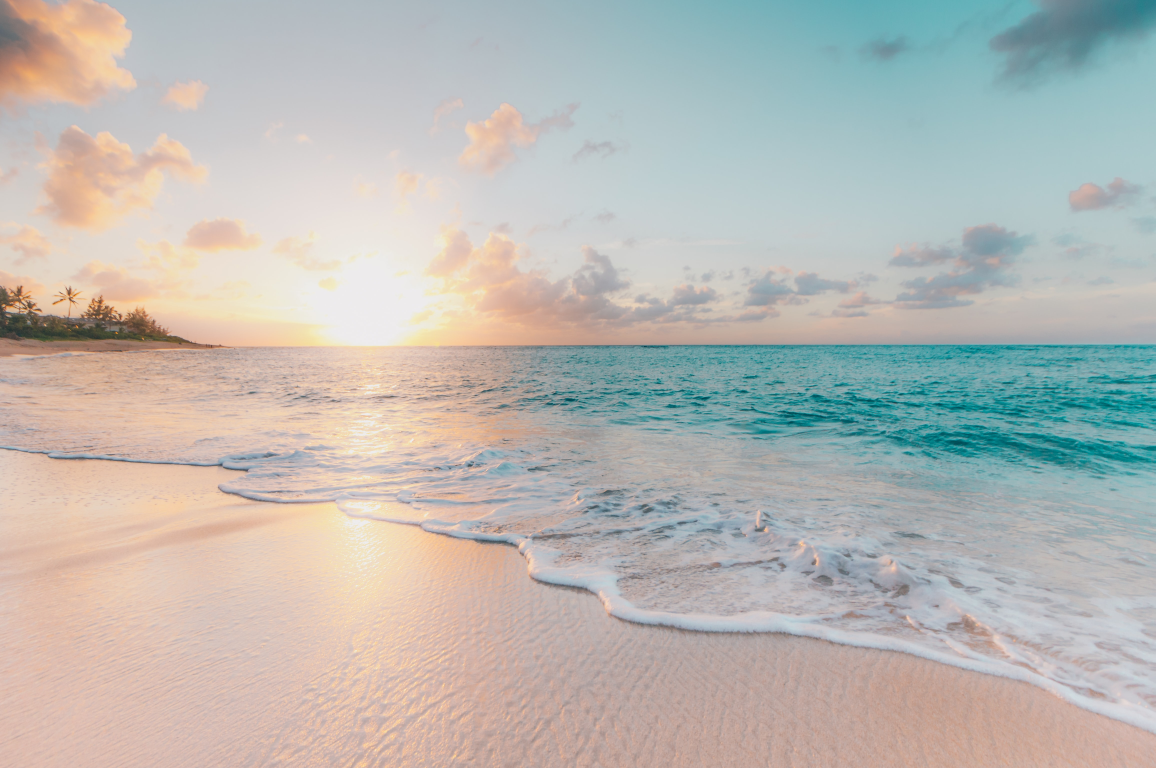
#> input picture Artificial Intellingence/Python/Coding Blocks/beach.jpg, 4621 x 3072 px (shown at 1/4 size)
$ jupyter execute 'Images using Open CV 1.ipynb'
#> lines starting #> are read from the running program, lines starting #| are printed output that depends on the picture
OpenCV -> https://opencv.org/

[cell 1]
# OpenCV will need to be installed, it can be installed using
# pip install opencv-python
import cv2
import matplotlib.pyplot as plt

[cell 2]
# Read an image in using cv2, this will read in an array of rgb values
# Each image will be a matrix that is 3 layers deep
img = cv2.imread('beach.jpg')
#> img is the input picture: shape (3072, 4621, 3); mean B, G, R 179.8, 184.8, 186.2

[cell 3]
# This shows the number of columns, rows and depth
print(img.shape)
#| (3072, 4621, 3)

[cell 4]
# # To see image in separate window
# # This takes 2 parameters, a window name and an image name
# window_name = 'image'
# cv2.imshow(window_name, img)

# # Waits for a user to press any key, this is needed to avoid Python
# # and the Jupyter kernel from crashing, the image will also not render
# # correctly
# cv2.waitKey(0)

# # Closes all open windows
# cv2.destroyAllWindows()

[cell 5]
# Using Matplotlib to render an image
# OpenCV interprets images in BGR format
plt.imshow(img)

[cell 6]
# Creating a seperate image to map color channels properly
rgb_image = cv2.cvtColor(img, cv2.COLOR_BGR2RGB)

[cell 7]
# This will map properties correctly
# With the axis turned off
plt.axis('off')
plt.imshow(rgb_image)

[cell 8]
# Cropping a part of the image
# Positions are also switched when using cropping
# The second position corresponds to rows, the first to
# y, the third value takes in the channel, if all use :
cropped_image = rgb_image[1000:2000,1000:2000,:]
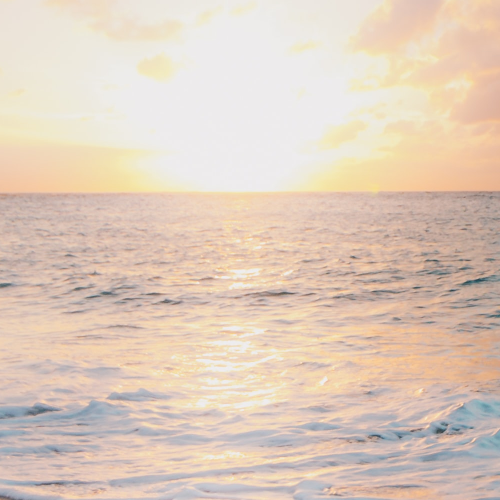
#> cropped_image: shape (1000, 1000, 3) (shown at 1/2 size); mean R, G, B 223.3, 204.7, 189.1
plt.imshow(cropped_image)

[cell 9]
# Resize an image
newCropImage = cv2.resize(cropped_image, (100, 100))
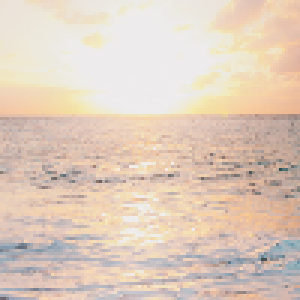
#> newCropImage: shape (100, 100, 3) (shown 3 times larger); mean R, G, B 223.5, 204.9, 189.3
